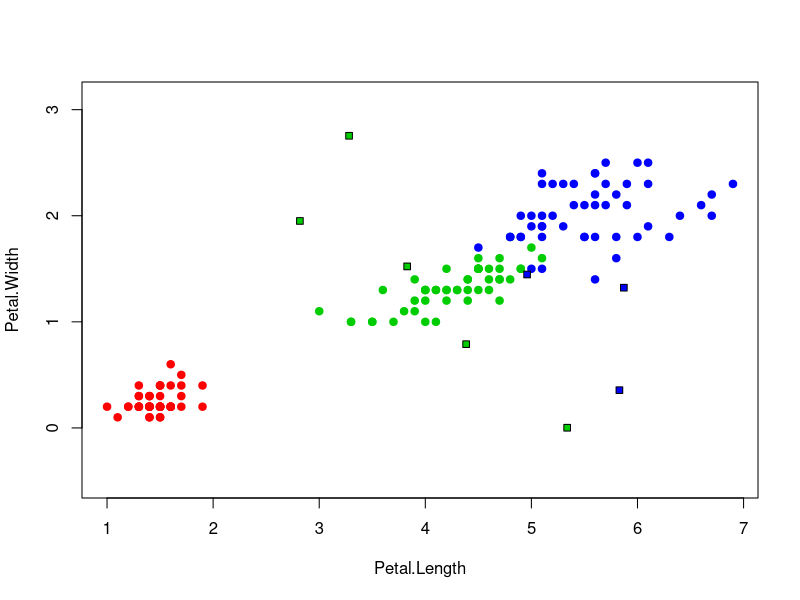

The R source for this figure:
distance <- function(u, v)
{
	sqrt(sum((u - v)^2))
}

sortDist <- function(dots, x) {
	l <- dim(dots)[1]
	n <- dim(dots)[2] - 1
	mtx <- matrix(NA, l, 2)

	for(i in 1:l) {
		mtx[i, ] <- c(i, distance(dots[i, 1:n], x))
	}

	sorted <- dots[order(mtx[, 2]), ]

	return(sorted);
}

oneNN <- function(dots, x) {
	sorted <- sortDist(dots, x)
	
	res <- sorted[1, ]

	return(res[1, 3])
}

colors <- c("setosa" = "red", "versicolor" = "green3",
"virginica" = "blue")
plot(iris[, 3:4], pch = 21, bg = colors[iris$Species], col
= colors[iris$Species], asp = 1)

for(i in 1:10) {
	a <- runif(1, 0, 7)
	b <- runif(1, 0, 3)
	x <- c(a, b)
	dots <- iris[, 3:5]
	class <- oneNN(dots, x)
	points(x[1], x[2], pch = 22, bg = colors[class], asp = 1)
}

